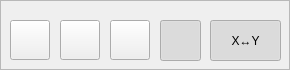
     <widget class="FigureCanvas" name="mplFigureCanvas">
      <property name="sizePolicy">
       <sizepolicy hsizetype="Expanding" vsizetype="Ignored">
        <horstretch>0</horstretch>
        <verstretch>0</verstretch>
       </sizepolicy>
      </property>
      <property name="minimumSize">
       <size>
        <width>0</width>
        <height>60</height>
       </size>
      </property>
      <property name="maximumSize">
       <size>
        <width>16777215</width>
        <height>16777215</height>
       </size>
      </property>
      <property name="frameShape">
       <enum>QFrame::StyledPanel</enum>
      </property>
      <property name="frameShadow">
       <enum>QFrame::Plain</enum>
      </property>
      <property name="lineWidth">
       <number>1</number>
      </property>
      <widget class="QPushButton" name="resetViewButton">
       <property name="geometry">
        <rect>
         <x>10</x>
         <y>20</y>
         <width>40</width>
         <height>40</height>
        </rect>
       </property>
       <property name="toolTip">
        <string notr="true">Reset plot area</string>
       </property>
       <property name="text">
        <string/>
       </property>
       <property name="icon">
        <iconset resource="../resources.qrc">
         <normaloff>:/icons/reset.png</normaloff>:/icons/reset.png</iconset>
       </property>
      </widget>
      <widget class="QPushButton" name="panViewButton">
       <property name="geometry">
        <rect>
         <x>60</x>
         <y>20</y>
         <width>40</width>
         <height>40</height>
        </rect>
       </property>
       <property name="cursor">
        <cursorShape>ArrowCursor</cursorShape>
       </property>
       <property name="toolTip">
        <string notr="true">Pan mode: move plot region by dragging</string>
       </property>
       <property name="text">
        <string/>
       </property>
       <property name="icon">
        <iconset resource="../resources.qrc">
         <normaloff>:/icons/move.png</normaloff>:/icons/move.png</iconset>
       </property>
       <property name="checkable">
        <bool>true</bool>
       </property>
       <property name="autoExclusive">
        <bool>true</bool>
       </property>
      </widget>
      <widget class="QPushButton" name="zoomViewButton">
       <property name="geometry">
        <rect>
         <x>110</x>
         <y>20</y>
         <width>40</width>
         <height>40</height>
        </rect>
       </property>
       <property name="cursor">
        <cursorShape>ArrowCursor</cursorShape>
       </property>
       <property name="toolTip">
        <string notr="true">Zoom mode: select a plot region to enlarge</string>
       </property>
       <property name="text">
        <string/>
       </property>
       <property name="icon">
        <iconset resource="../resources.qrc">
         <normaloff>:/icons/zoom.png</normaloff>:/icons/zoom.png</iconset>
       </property>
       <property name="checkable">
        <bool>true</bool>
       </property>
       <property name="autoExclusive">
        <bool>true</bool>
       </property>
      </widget>
      <widget class="QPushButton" name="selectViewButton">
       <property name="geometry">
        <rect>
         <x>160</x>
         <y>20</y>
         <width>41</width>
         <height>41</height>
        </rect>
       </property>
       <property name="cursor">
        <cursorShape>CrossCursor</cursorShape>
       </property>
       <property name="toolTip">
        <string notr="true"/>
       </property>
       <property name="text">
        <string/>
       </property>
       <property name="icon">
        <iconset>
         <normalon>:/icons/selectmode.png</normalon>
        </iconset>
       </property>
       <property name="checkable">
        <bool>true</bool>
       </property>
       <property name="checked">
        <bool>true</bool>
       </property>
       <property name="autoExclusive">
        <bool>true</bool>
       </property>
      </widget>
      <widget class="QPushButton" name="swapXYButton">
       <property name="geometry">
        <rect>
         <x>210</x>
         <y>20</y>
         <width>71</width>
         <height>41</height>
        </rect>
       </property>
       <property name="cursor">
        <cursorShape>CrossCursor</cursorShape>
       </property>
       <property name="toolTip">
        <string notr="true"/>
       </property>
       <property name="text">
        <string notr="true">X↔Y</string>
       </property>
       <property name="checkable">
        <bool>true</bool>
       </property>
       <property name="checked">
        <bool>true</bool>
       </property>
       <property name="autoExclusive">
        <bool>true</bool>
       </property>
      </widget>
      <zorder>zoomViewButton</zorder>
      <zorder>panViewButton</zorder>
      <zorder>resetViewButton</zorder>
      <zorder>selectViewButton</zorder>
      <zorder>swapXYButton</zorder>
     </widget>
